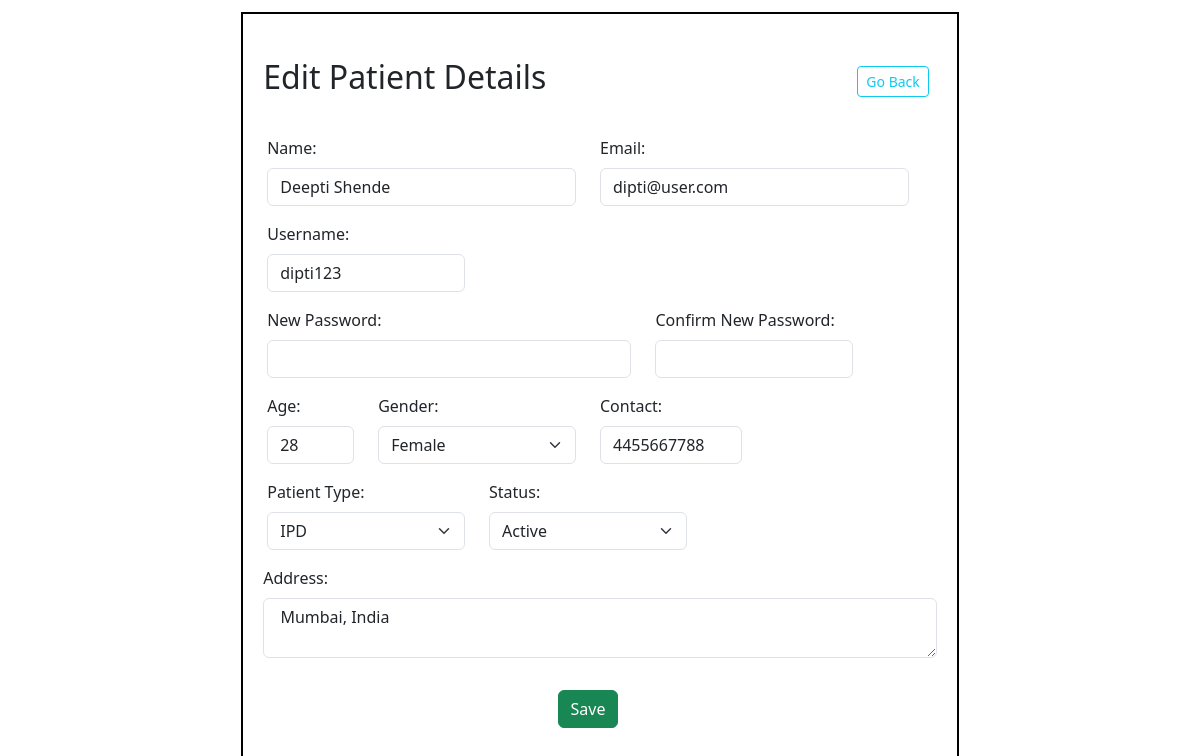
Page /registered_patients/3 on the earlier database version.
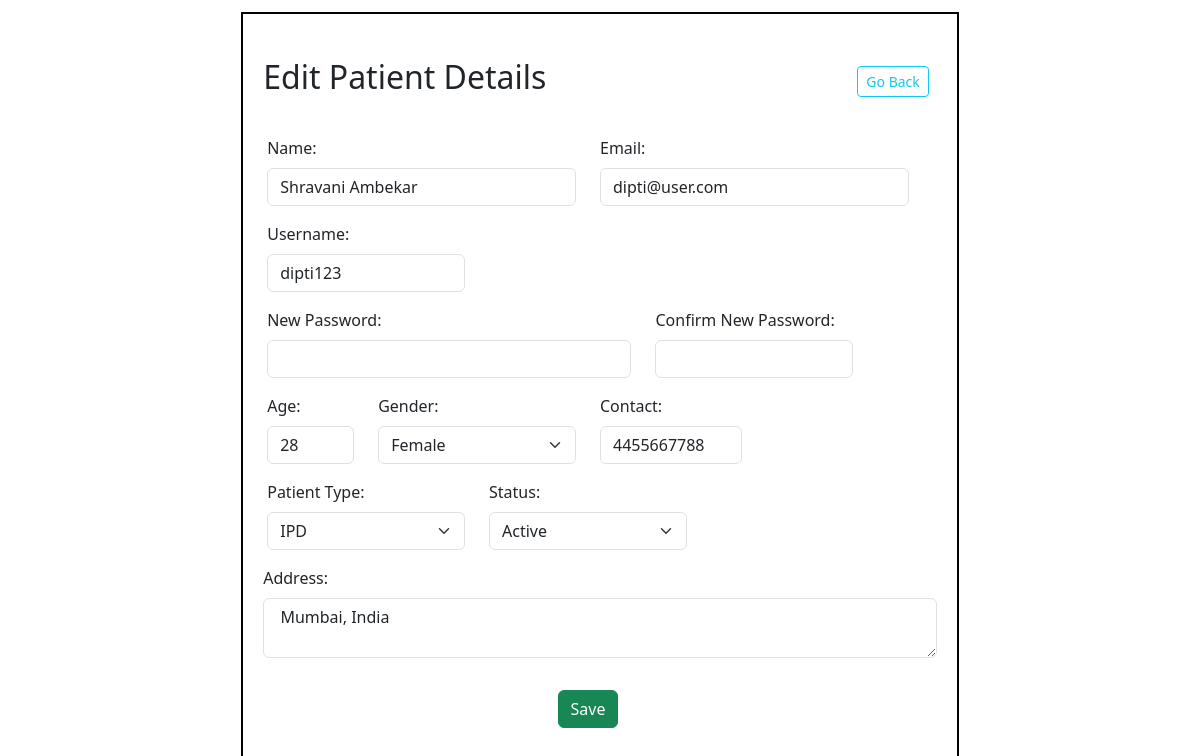
Same page on the later database version.
### application/models.py (models this page shows)
class Patient(db.Model):
    __tablename__ = "Patient"
    patient_id = db.Column(db.Integer, primary_key=True)
    name = db.Column(db.String(), nullable=False)
    phone = db.Column(db.String())
    age = db.Column(db.Integer)
    gender = db.Column(db.String())
    email = db.Column(db.String(), unique=True)
    username = db.Column(db.String(), unique=True, nullable=False)
    password = db.Column(db.String(), nullable=False)
    address = db.Column(db.String())
    patient_type = db.Column(db.String(), default='OPD')  # OPD/IPD
    status = db.Column(db.String(), default='Active')
    consultant = db.Column(db.Integer, db.ForeignKey('Doctor.doctor_id'))  #foreignkey
    appointments = db.relationship('Appointment', backref='patient', lazy=True)  # relationship
    treatment = db.relationship('Treatment', backref='patient', lazy=True) #realtionship

### application/controllers.py (the view, shortened to what this page needs)
@app.route('/registered_patients/<int:pat_id>', methods=['GET','POST'])
def registered_patients(pat_id):
    patient = Patient.query.filter_by(patient_id=pat_id).first()
    return render_template('registered_patients.html', patient=patient)

### templates/registered_patients.html (shortened to what the changed rows need)
<!DOCTYPE html>
<html lang="en">
    <head>
        <link rel="stylesheet" href="/static/style.css">
        <link href="https://cdn.jsdelivr.net/npm/bootstrap@5.3.8/dist/css/bootstrap.min.css" rel="stylesheet"
>
    </head>
    <body>
        <div id="main">
            <div id="canvas"> <br>
                <div class="d-flex justify-content-between align-items-center">
                        <h2 class="headings">Edit Patient Details</h2>
                </div>
                <br> <br>
                <form  class="row g-3" action="/registered_patients/{{patient.patient_id}}" method="post">
                    <div class="row">
                        <div class="col-md-6">
                            <label for="inputname" class="form-label">Name:</label>
                            <input type="text" class="form-control" id="inputname" value="{{patient.name}}" name="name">
                        </div>
                        <div class="col-md-6">
                            <label for="inputEmail4" class="form-label">Email:</label>
                            <input type="email" class="form-control" id="inputEmail4" value="{{patient.email}}" readonly>
                        </div>
                    </div> <br>
                    <div class="row gy-2">
                        <div class="col-md-4">
                            <label for="user" class="form-label">Username:</label>
                            <input type="text" class="form-control" id="user" name="uname" value="{{patient.username}}" readonly>
                        </div>
                    </div> <br>
                     <br>
                    <div class="row gy-2">
                        <div class="col-2">
                            <label for="age" class="form-label">Age:</label>
                            <input type="text" class="form-control" id="age" value="{{patient.age}}" name="age">
                        </div>
                        <div class="col-4">
                            <label for="gen" class="form-label">Gender:</label>
                            <select id="gen" name="gender" class="form-select">
                            <option value="Female" {% if patient.gender == "Female" %}selected{% endif %}>Female</option>
                            </select>
                        </div>
                        <div class="col-3">
                            <label for="phone" class="form-label">Contact:</label>
                            <input type="text" class="form-control" id="phone" name="phone" value="{{patient.phone}}" pattern="\d{10}" minlength="10" maxlength="10" title="Phone number must be exactly 10 digits">
                        </div>
                    </div> <br>
                    <div class="row gy-2">
                        <div class="col-4">
                            <label for="type" class="form-label">Patient Type:</label>
                            <select id="type" name="type" class="form-select">
                            <option value="IPD" {% if patient.patient_type == "IPD" %}selected{% endif %}>IPD</option>
                            </select>
                        </div>
                        <div class="col-4">
                            <label for="sta" class="form-label">Status:</label>
                            <select id="sta" name="status" class="form-select">
                            <option value="Active" {% if patient.status == "Active" %}selected{% endif %}>Active</option>
                            </select>
                        </div>
                    </div> <br>
                    <div class="col-12">
                        <label for="inputAddress" class="form-label">Address:</label>
                        <textarea class="form-control" id="inputAddress" style="height: 60px;" name="address" > {{ patient.address }}</textarea>
                    </div>
                    <br>
                </form> <br>
            </div>
        </div>
    </body>
</html>

Differences in the rows shown:
changed Patient "dipti@user.com": name "Deepti Shende" → "Shravani Ambekar"
